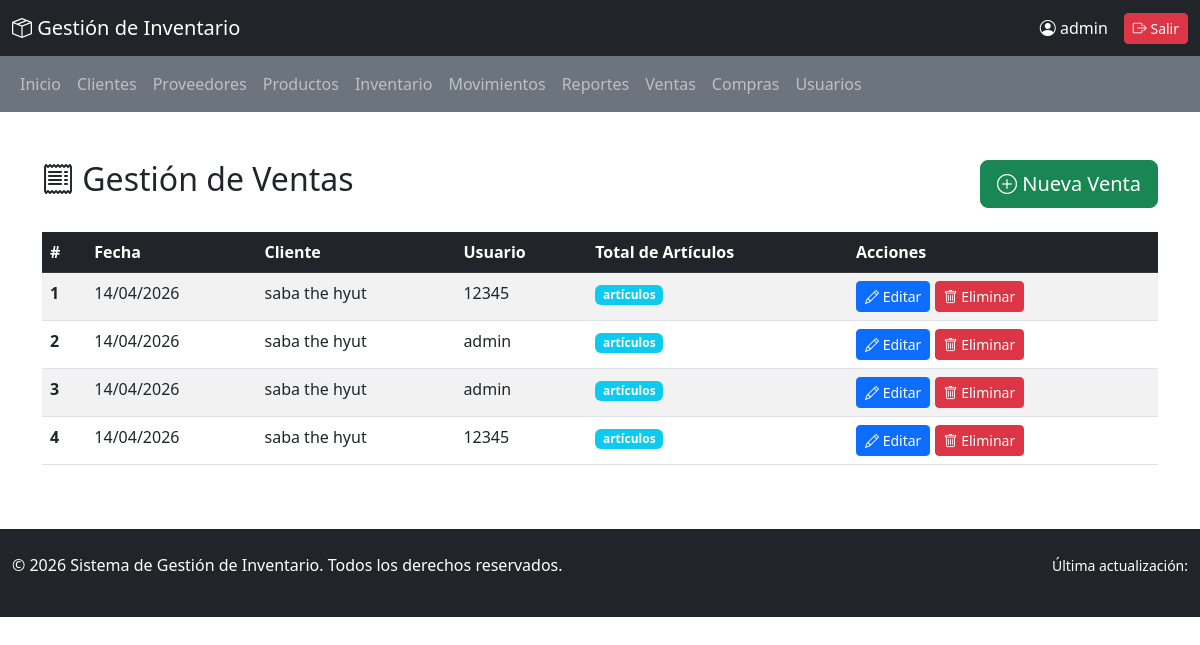
The page /ventas/ (signed in) on the database its author committed.
### inventario/models.py (models this page shows, shortened)
class Venta(models.Model):
    ESTADO_VENTA = [
        ('borrador', 'Borrador'),
        ('confirmada', 'Confirmada'),
        ('entregada', 'Entregada'),
        ('cancelada', 'Cancelada'),
    ]
    fecha_venta = models.DateField(auto_now_add=True)
    cliente = models.ForeignKey(Cliente, on_delete=models.CASCADE, related_name='ventas')
    usuario = models.ForeignKey(User, on_delete=models.CASCADE, related_name='ventas_realizadas')
    estado = models.CharField(max_length=20, choices=ESTADO_VENTA, default='borrador')
    total = models.DecimalField(max_digits=12, decimal_places=2, default=0)
    class Meta:
        ordering = ['-fecha_venta']
        verbose_name = 'Venta'
        verbose_name_plural = 'Ventas'

class Cliente(models.Model):
    nombre = models.CharField(max_length=100)
    telefono = models.CharField(max_length=9)
    email = models.EmailField(unique=True)
    direccion = models.CharField(max_length=200)
    fecha_creacion = models.DateTimeField(auto_now_add=True)
    class Meta:
        ordering = ['nombre']
        verbose_name = 'Cliente'
        verbose_name_plural = 'Clientes'

### inventario/views.py (the view)
# urls.py: path('ventas/', views.ver_ventas, name='ver_ventas'),
@login_required(login_url='login')
@administrador_required
@require_http_methods(["GET"])
def ver_ventas(request):
    ventas = Venta.objects.all()
    contexto = {'ventas': ventas}
    return render(request, 'ventas.html', contexto)

### inventario/views.py (called while the page is built)
def administrador_required(view_func):
    return user_passes_test(
        lambda u: u.is_authenticated and (
            u.is_superuser or
            (hasattr(u, 'perfil') and u.perfil.rol == 'administrador')
        ),
        login_url='login',
        redirect_field_name=None
    )(view_func)

### inventario/templates/ventas.html (shortened to what this page needs)
{% extends 'base.html' %}
{% block content %}
<div class="container mt-5">
    <div class="row mb-4">
        <div class="col-md-8">
            <h2><i class="bi bi-receipt"></i> Gestión de Ventas</h2>
        </div>
        <div class="col-md-4 text-end">
            <a href="{% url 'agregar_venta' %}" class="btn btn-success btn-lg">
                <i class="bi bi-plus-circle"></i> Nueva Venta
            </a>
        </div>
    </div>
    {% if ventas %}
        <div class="table-responsive">
            <table class="table table-hover table-striped">
                <thead class="table-dark">
                    <tr>
                        <th>#</th>
                        <th>Fecha</th>
                        <th>Cliente</th>
                        <th>Usuario</th>
                        <th>Total de Artículos</th>
                        <th>Acciones</th>
                    </tr>
                </thead>
                <tbody>
                    {% for venta in ventas %}
                        <tr>
                            <td><strong>{{ venta.id }}</strong></td>
                            <td>{{ venta.fecha_venta|date:"d/m/Y" }}</td>
                            <td>{{ venta.cliente.nombre }}</td>
                            <td>{{ venta.usuario.username }}</td>
                            <td>
                                <span class="badge bg-info">{{ venta.detalleventa_set.count }} artículos</span>
                            </td>
                            <td>
                                <a href="{% url 'editar_venta' venta.id %}" class="btn btn-primary btn-sm">
                                    <i class="bi bi-pencil"></i> Editar
                                </a>
                                <a href="{% url 'eliminar_venta' venta.id %}" class="btn btn-danger btn-sm">
                                    <i class="bi bi-trash"></i> Eliminar
                                </a>
                            </td>
                        </tr>
                    {% endfor %}
                </tbody>
            </table>
        </div>
    {% else %}
        <div class="alert alert-info text-center" role="alert">
            <h4 class="alert-heading">Sin ventas registradas</h4>
            <p>No hay ventas en el sistema. <a href="{% url 'agregar_venta' %}" class="alert-link">Crear una nueva venta</a></p>
        </div>
    {% endif %}
</div>
{% endblock %}

### inventario/templates/base.html (shortened to what this page needs)
<!DOCTYPE html>
<html lang="es">
<head>
    <link href="https://cdn.jsdelivr.net/npm/bootstrap@5.3.0/dist/css/bootstrap.min.css" rel="stylesheet">
    <link rel="stylesheet" href="https://cdn.jsdelivr.net/npm/bootstrap-icons@1.10.0/font/bootstrap-icons.css">
</head>
<body>
    <nav class="navbar navbar-dark bg-dark sticky-top">
        <div class="container-fluid">
            <span class="navbar-brand">
                <i class="bi bi-box-seam"></i> Gestión de Inventario
            </span>
            <div class="d-flex align-items-center gap-3">
                <span class="text-white">
                    <i class="bi bi-person-circle"></i> {{ user.username }}
                </span>
                <form method="post" action="{% url 'logout' %}" class="d-inline">
                    <button type="submit" class="btn btn-danger btn-sm">
                        <i class="bi bi-box-arrow-right"></i> Salir
                    </button>
                </form>
            </div>
        </div>
    </nav>
    <nav class="navbar navbar-expand-lg navbar-dark bg-secondary">
        <div class="container-fluid">
            <div class="collapse navbar-collapse show">
                <ul class="navbar-nav me-auto mb-2 mb-lg-0">
                    <li class="nav-item"><a class="nav-link" href="{% url 'inicio' %}">Inicio</a></li>
                    {% if user.is_staff or perms.inventario.view_cliente %}
                        <li class="nav-item"><a class="nav-link" href="{% url 'ver_clientes' %}">Clientes</a></li>
                    {% endif %}
                    {% if user.is_staff or perms.inventario.view_proveedor %}
                        <li class="nav-item"><a class="nav-link" href="{% url 'ver_proveedores' %}">Proveedores</a></li>
                    {% endif %}
                    {% if user.is_staff or perms.inventario.view_producto %}
                        <li class="nav-item"><a class="nav-link" href="{% url 'ver_productos' %}">Productos</a></li>
                        <li class="nav-item"><a class="nav-link" href="{% url 'consultar_inventario' %}">Inventario</a></li>
                    {% endif %}
                    {% if user.is_staff %}
                        <li class="nav-item"><a class="nav-link" href="{% url 'ver_movimientos' %}">Movimientos</a></li>
                        <li class="nav-item"><a class="nav-link" href="{% url 'ver_reportes' %}">Reportes</a></li>
                    {% endif %}
                    {% if user.is_staff or perms.inventario.view_venta %}
                        <li class="nav-item"><a class="nav-link" href="{% url 'ver_ventas' %}">Ventas</a></li>
                    {% endif %}
                    {% if user.is_staff or perms.inventario.view_compra %}
                        <li class="nav-item"><a class="nav-link" href="{% url 'ver_compras' %}">Compras</a></li>
                    {% endif %}
                    {% if user.is_authenticated and user.is_staff %}
                        <li class="nav-item"><a class="nav-link" href="{% url 'ver_usuarios' %}">Usuarios</a></li>
                    {% endif %}
                </ul>
            </div>
        </div>
    </nav>
    <main>
        {% block content %}{% endblock %}
    </main>
    <footer class="bg-dark text-white mt-5 py-4">
        <div class="container-fluid">
            <div class="row">
                <div class="col-md-6">
                    <p>&copy; 2026 Sistema de Gestión de Inventario. Todos los derechos reservados.</p>
                </div>
                <div class="col-md-6 text-end">
                    <small>Última actualización: {{ now|date:"d/m/Y H:i" }}</small>
                </div>
            </div>
        </div>
    </footer>
</body>
</html>

### rows shown on the page
Venta: id "1", fecha_venta "14/04/2026", cliente.nombre "saba the hyut", usuario.username "12345"
Venta: id "2", fecha_venta "14/04/2026", cliente.nombre "saba the hyut", usuario.username "admin"
Venta: id "3", fecha_venta "14/04/2026", cliente.nombre "saba the hyut", usuario.username "admin"
Venta: id "4", fecha_venta "14/04/2026", cliente.nombre "saba the hyut", usuario.username "12345"

### other values the page prints
{{ user.username }} "admin"
